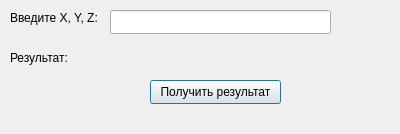
<?xml version="1.0" encoding="UTF-8"?>
<ui version="4.0">
 <class>Task1Window</class>
 <widget class="QDialog" name="Task1Window">
  <property name="geometry">
   <rect>
    <x>0</x>
    <y>0</y>
    <width>400</width>
    <height>134</height>
   </rect>
  </property>
  <property name="windowTitle">
   <string>Dialog</string>
  </property>
  <widget class="QLineEdit" name="lineEditInput">
   <property name="geometry">
    <rect>
     <x>110</x>
     <y>10</y>
     <width>221</width>
     <height>24</height>
    </rect>
   </property>
  </widget>
  <widget class="QLabel" name="label">
   <property name="geometry">
    <rect>
     <x>10</x>
     <y>10</y>
     <width>91</width>
     <height>16</height>
    </rect>
   </property>
   <property name="text">
    <string>Введите X, Y, Z:</string>
   </property>
  </widget>
  <widget class="QLabel" name="labelResult">
   <property name="geometry">
    <rect>
     <x>110</x>
     <y>50</y>
     <width>221</width>
     <height>16</height>
    </rect>
   </property>
   <property name="text">
    <string/>
   </property>
  </widget>
  <widget class="QLabel" name="label_2">
   <property name="geometry">
    <rect>
     <x>10</x>
     <y>50</y>
     <width>61</width>
     <height>16</height>
    </rect>
   </property>
   <property name="text">
    <string>Результат:</string>
   </property>
  </widget>
  <widget class="QPushButton" name="pushButtonCalculate">
   <property name="geometry">
    <rect>
     <x>150</x>
     <y>80</y>
     <width>131</width>
     <height>24</height>
    </rect>
   </property>
   <property name="text">
    <string>Получить результат</string>
   </property>
  </widget>
 </widget>
 <resources/>
 <connections/>
</ui>
